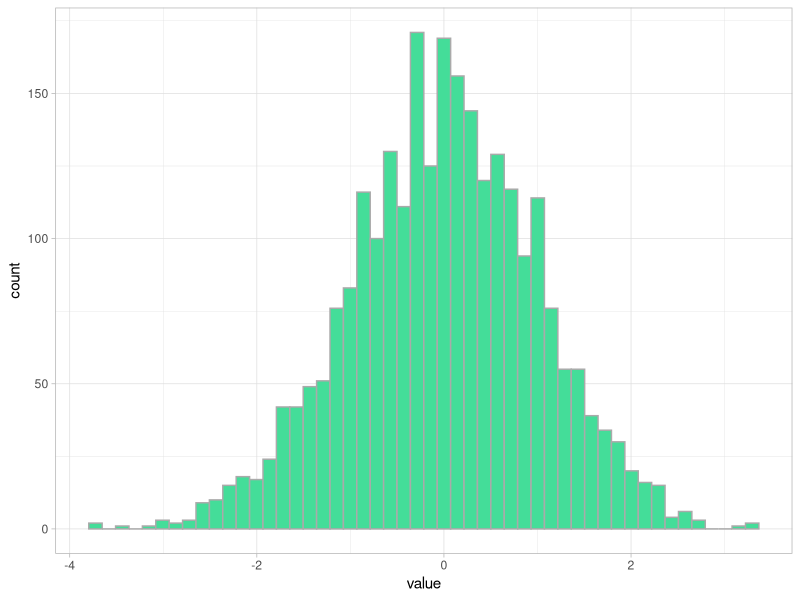

Here is the R script that generated this plot:
## ---- chunk 1
knitr::opts_chunk$set(echo = TRUE,fig.width =6,fig.align="center", fig.height = 3)
library(knitr)
library(xtable)
library(ggplot2)
library(dplyr)
## ---- chunk 2
xx <- data.frame(value=rnorm(2600))
plot1 <- ggplot(xx)+
        geom_histogram(aes(x = value),bins = 50, color="#aaaaaa", fill="#44DD99" )+
        theme_light()
plot1
